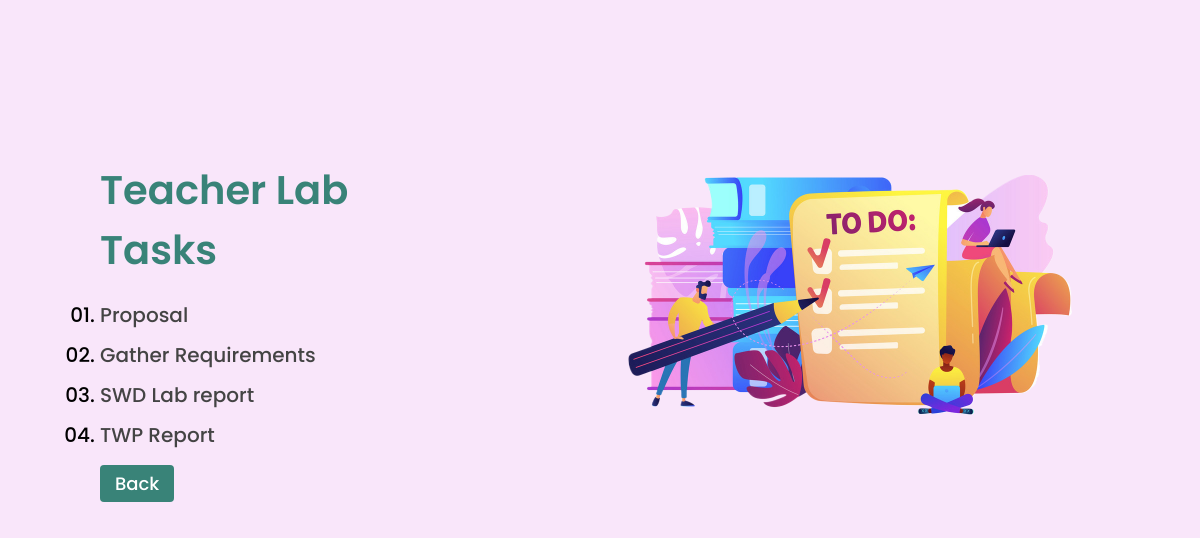
The page /teacher_lab_tasks/ on the database its author committed.
### myapp/models.py (models this page shows, shortened)
class LabTask(models.Model):
    title = models.CharField(max_length=100, null=True, blank=True)
    description = models.TextField()
    deadline = models.DateTimeField()

### myapp/views.py (the view)
# urls.py: path('teacher_lab_tasks/', views.teacher_lab_tasks, name='teacher_lab_tasks'),
def teacher_lab_tasks(request):
    lab_tasks = LabTask.objects.all()
    return render(request, 'teacher_lab_tasks.html', {'lab_tasks': lab_tasks})

### templates/teacher_lab_tasks.html (shortened to what this page needs)
<!DOCTYPE html>
<html lang="en">
  <head>
  </head>
  <body>
    <section class="sec">
      <div class="left">
        <h3>Teacher Lab Tasks</h3>
        <ul>
          {% for lab_task in lab_tasks %}
          <li>
            <a href="{% url 'lab_files' lab_task.id %}">{{ lab_task.title }}</a>
          </li>
          {% endfor %}
        </ul>
        <div class="button">
          <a href="{% url 'create_lab_task' %}">Back</a>
        </div>
      </div>
      <div class="right">
        <img src="../media/teacher-lab-task.png" alt="" />
      </div>
    </section>
  </body>
</html>

### templates/teacher_lab_tasks.html (style rules this page uses)
body { font-family: "Poppins", sans-serif; background: #f9e6fa; margin: 0; padding: 0; display: flex; flex-direction: column; align-items: center; }
section { display: flex; margin-top: 10%; }
.left { margin-right: 100px; margin-left: 100px; }
.right { margin-left: 100px; margin-right: 100px; }
h3 { color: #398378; font-size: 40px; font-weight: 600; margin-bottom: 20px; }
ul { list-style-type: decimal-leading-zero; font-size: 20px; font-weight: 500; padding: 0; }
li { margin-bottom: 10px; }
a { text-decoration: none; color: #444; }
.button a { font-family: "Poppins", sans-serif; background-color: #398378; color: #ffffff; padding: 6px 15px; margin-top: 10px; border: none; border-radius: 4px; font-size: 18px; font-weight: 500; cursor: pointer; transition: background-color 0.3s ease; }

### rows shown on the page
LabTask: title "Proposal"
LabTask: title "Gather Requirements"
LabTask: title "SWD Lab report"
LabTask: title "TWP Report"
